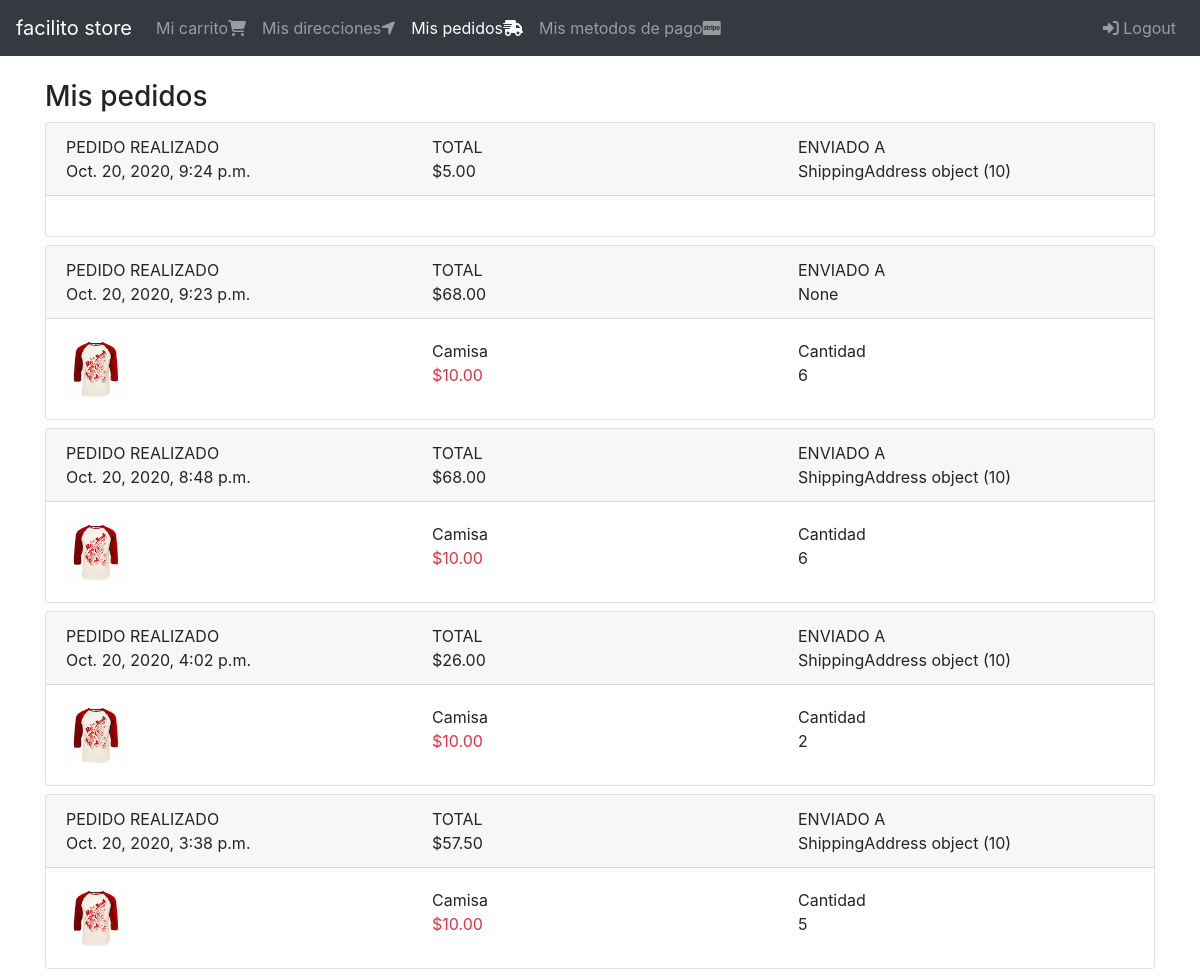
Page /orden/completados (signed in) on the committed database.
### orders/models.py (models this page shows, shortened)
class Order(models.Model):
    order_id = models.CharField(max_length=100, null=False, blank=False, unique=True)
    user = models.ForeignKey(User, on_delete=models.CASCADE)
    cart = models.ForeignKey(Cart, on_delete=models.CASCADE)
    status = models.CharField(max_length=50, choices=choices,
                              default=OrderStatus.CREATED)  # enum
    shipping_total = models.DecimalField(
        default=5, max_digits=8, decimal_places=2)
    total = models.DecimalField(default=0, max_digits=8, decimal_places=2)
    created_at = models.DateTimeField(auto_now_add=True)
    shipping_address = models.ForeignKey(ShippingAddress,
                                        null=True, blank=True,
                                        on_delete=models.CASCADE)
    promo_code = models.OneToOneField(PromoCode, null=True, blank=True, on_delete=models.CASCADE)

### shipping_addresses/models.py (models this page shows, shortened)
class ShippingAddress(models.Model):
    user = models.ForeignKey(User, null=False, blank=False, on_delete=models.CASCADE)
    line1 = models.CharField(max_length=200)
    line2 = models.CharField(max_length=200, blank=True)
    city = models.CharField(max_length=100)
    state = models.CharField(max_length=100)
    country = models.CharField(max_length=50)
    reference = models.CharField(max_length=300)
    postal_code = models.CharField(max_length=10, null=False, blank=False)
    default = models.BooleanField(default=False)
    created_at = models.DateTimeField(auto_now_add=True)

### carts/models.py (models this page shows, shortened)
class CartProducts(models.Model):
    cart = models.ForeignKey(Cart, on_delete=models.CASCADE)
    product = models.ForeignKey(Product, on_delete=models.CASCADE)
    quantity = models.IntegerField(default=1)
    created_at = models.DateTimeField(auto_now_add=True)
    objects = CartProductsManager()

### products/models.py (models this page shows, shortened)
class Product(models.Model):
    title = models.CharField(max_length=50)
    description = models.TextField()
    price = models.DecimalField(max_digits=8, decimal_places=2, default=0.0)
    slug = models.SlugField(null=False, blank=False, unique=True)
    image = models.ImageField(upload_to='products/', null=False, blank=False)
    created_at = models.DateTimeField(auto_now_add=True)

### orders/views.py (the view)
# urls.py: path('completados', views.OrderListView.as_view(), name='completeds'),
class OrderListView(LoginRequiredMixin, ListView):
    login_url = 'login'
    template_name = 'orders/orders.html'
    def get_queryset(self):
        return self.request.user.orders_completed()

### carts/models.py (called while the page is built)
    def products_related(self):
        return self.cartproducts_set.select_related('product')

### products/templatetags/product_extras.py (called while the page is built)
@register.filter()
def price_format(value):
    return '${0:.2f}'.format(value)

### users/models.py (called while the page is built)
    def orders_completed(self):
        return self.order_set.filter(status=OrderStatus.COMPLETED).order_by('-id')

### orders/templates/orders/orders.html
{% extends 'base.html' %}
{% block content %}
    <div class="col">
        <div class="h3">
            Mis pedidos
        </div>
        <div class="">
            {% for order in object_list %}
                {% include 'orders/snippets/order.html' %}
            {% endfor %}
        </div>
    </div>
{% endblock %}

### templates/base.html (shortened to what this page needs)
{% load static %}
<!DOCTYPE html>
<html lang="en">
<head>
    <link rel="stylesheet" href="https://stackpath.bootstrapcdn.com/bootstrap/4.5.2/css/bootstrap.min.css">
</head>
<body>
    {% include 'navbar.html'%}
    <div class="container">
        <div class="row mt-4">
            {% block content %}
            {% endblock %}
        </div>
    </div>
</body>
</html>

### templates/navbar.html (shortened to what this page needs)
{%   url 'carts:cart' as cart   %}
{%   url 'shipping_addresses:shipping_addresses' as shipping_addresses   %}
{% url 'orders:completeds' as completeds %}
{% url 'billing_profiles:create' as billing_profiles %}
<nav class="navbar navbar-expand-md  bg-dark navbar-dark">
    <a href="{% url 'index'  %}" class="navbar-brand">facilito store</a>
    <div id="navb" class="navbar-collapse collapse hide">
        <ul class="navbar-nav">
            <li class="nav-item {% if request.path == cart%}active{% endif %}">
                <a class="nav-link" href="{{ cart }}">
                    Mi carrito<span class="fas fa-shopping-cart"></span>
                </a>
            </li>
            {% if user.is_authenticated %}
                <li class="nav-item {% if request.path == shipping_addresses%}active{% endif %}">
                    <a class="nav-link" href="{{ shipping_addresses }}">
                        Mis direcciones<span class="fas fa-location-arrow"></span>
                    </a>
                </li>
                <li class="nav-item {% if request.path == completeds %}active{% endif %}">
                    <a class="nav-link" href="{{ completeds }}">
                        Mis pedidos<span class="fas fa-shipping-fast"></span>
                    </a>
                </li>
                <li class="nav-item {% if request.path == billing_profiles %}active{% endif %}">
                    <a class="nav-link" href="{{ billing_profiles }}">
                        Mis metodos de pago<span class="fab fa-cc-stripe"></span>
                    </a>
                </li>
            {% endif %}
        </ul>
        <ul class="nav navbar-nav ml-auto">
            {% if user.is_authenticated %}
                <li class="navbar-item">
                    <a href="{% url 'logout' %}" class="nav-link">
                        <span class="fas fa-sign-in-alt"></span>
                        Logout</a>
                </li>
            {% endif %}
        </ul>
    </div>
</nav>

### orders/templates/orders/snippets/order.html
{% load product_extras %}
<div class="card mb-2">
    <div class="card-header">
        <div class="row">
            <div class="col-4">
                <div class="text-uppercase">
                    Pedido realizado
                </div>
                <div class="">
                    {{order.created_at}}
                </div>
            </div>
            <div class="col-4">
                <div class="text-uppercase">
                    Total
                </div>
                <div class="">{{order.total | price_format}}</div>
            </div>
            <div class="col-4">
                <div class="text-uppercase">
                    Enviado a
                </div>
                <div class="">{{ order.shipping_address}}</div>
            </div>
        </div>
    </div>
    <div class="card-body">
        {% for cp in order.cart.products_related %}
            {% with product=cp.product %}
            <div class="row">
                <div class="col-4">
                    {% if product.image%}
                        <img src="{{ product.image.url }}" alt="" width="60" height="60">
                    {% endif%}
                </div>
                <div class="col-4">
                    <div class="">
                        {{product.title}}
                    </div>
                    <div class="text-danger">
                        {{product.price | price_format}}
                    </div>
                </div>
                <div class="col-4">
                    <div class="">
                        Cantidad
                    </div>
                    <div class="">{{cp.quantity}}</div>
                </div>
            </div>
            {% endwith %}
        {% endfor %}
    </div>
</div>

### rows in the picture
Order: created_at "Oct. 20, 2020, 9:24 p.m.", total "$5.00", shipping_address "ShippingAddress object (10)"
Order: created_at "Oct. 20, 2020, 9:23 p.m.", total "$68.00", shipping_address "None"
CartProducts: product.image (picture), product "Camisa", product.price "$10.00", quantity "6"
Order: created_at "Oct. 20, 2020, 8:48 p.m.", total "$68.00", shipping_address "ShippingAddress object (10)"
Order: created_at "Oct. 20, 2020, 4:02 p.m.", total "$26.00", shipping_address "ShippingAddress object (10)"
CartProducts: product.image (picture), product "Camisa", product.price "$10.00", quantity "2"
Order: created_at "Oct. 20, 2020, 3:38 p.m.", total "$57.50", shipping_address "ShippingAddress object (10)"
CartProducts: product.image (picture), product "Camisa", product.price "$10.00", quantity "5"
